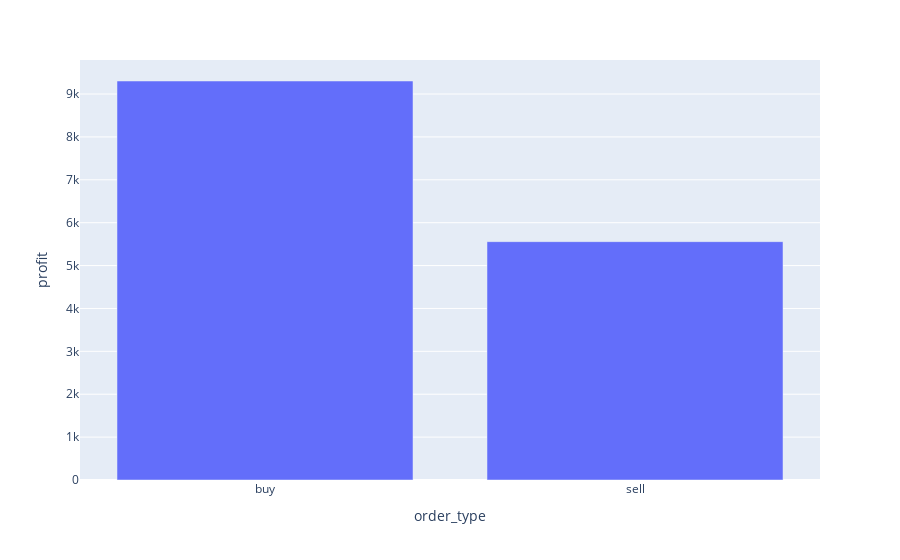

Notebook code for this chart:
### Code cell
# 6 result by order type
df_by_ordertype = df.groupby('order_type', as_index=False)['profit'].sum()
display(df_by_ordertype)

fig_ordertype = px.bar(df_by_ordertype, x='order_type', y='profit')
display(fig_ordertype)

### Figure 1 — Plotly figure (JSON) as saved in the notebook; plotly's stock layout.template omitted (floating-point values rounded to 4 significant figures)
{"data": [{"alignmentgroup": "True", "hovertemplate": "order_type=%{x}<br>profit=%{y}<extra></extra>", "legendgroup": "", "marker": {"color": "#636efa", "pattern": {"shape": ""}}, "name": "", "offsetgroup": "", "orientation": "v", "showlegend": false, "textposition": "auto", "type": "bar", "x": ["buy", "sell"], "xaxis": "x", "y": [9304.0, 5558.0], "yaxis": "y"}], "layout": {"autosize": true, "barmode": "relative", "legend": {"tracegroupgap": 0}, "margin": {"t": 60}, "xaxis": {"anchor": "y", "autorange": true, "domain": [0, 1], "range": [-0.5, 1.5], "title": {"text": "order_type"}, "type": "category"}, "yaxis": {"anchor": "x", "autorange": true, "domain": [0, 1], "range": [0, 9794.0], "title": {"text": "profit"}, "type": "linear"}}}
